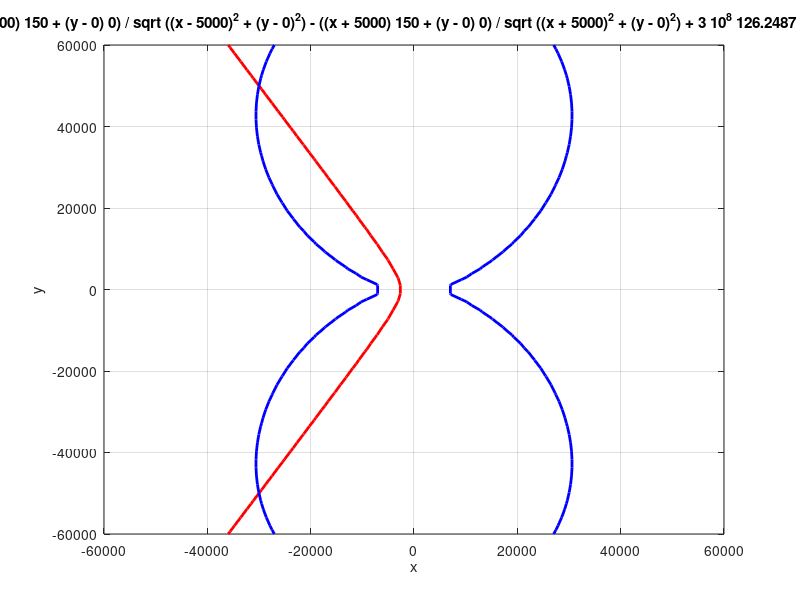

The MATLAB source for this figure:
close all;
clear all;
clc;
f0 = 2*10^9;
V=[150, 0];
S0 = [-5,0]*10^3; 
S1 = [5,0]*10^3; 

c = 3*10^8;
x0 = S0(1); y0 = S0(2);
x1 = S1(1); y1 = S1(2);
vx = V(1); vy = V(2);
delta_t=1.7104e-5;
f1=@(x,y) sqrt((x-5000).^2+(y-0).^2)-sqrt((x+5000).^2+(y-0).^2)-3*10^8*1.7104e-5;
h1=ezplot(f1,[-60,60]*10^3);
set(h1,'color','r','linewidth',2);
grid on;
hold on;
delta_fd=126.2487;
f2=@(x,y) ((x-5000)*150+(y-0)*0)./sqrt((x-5000).^2+(y-0).^2)-((x+5000)*150+(y-0)*0)./sqrt((x+5000).^2+(y-0).^2)+3*10^8*126.2487/2/10^9;
h2=ezplot(f2,[-60,60]*10^3);
set(h2,'color','b','linewidth',2);
grid on;